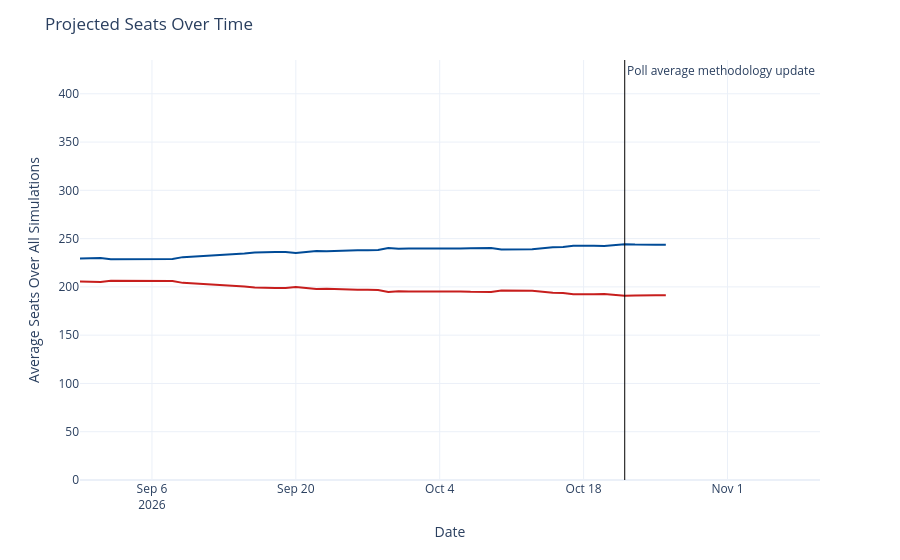

Write notebook code for a chart like this one.
### Code cell
seats_over_time = output_ts[(output_ts['geo'] == 'US House') &
                             (output_ts['type'] == 'seats')]
seats_over_time['rep_seats'] = seats_over_time['y'].map(lambda x: 435 - x)
seats_over_time = seats_over_time.rename({'y': 'Democrats', 'rep_seats': 'Republicans'}, axis=1)
seats_time_ser = px.line(seats_over_time, x='date', y=['Democrats', 'Republicans'], template='plotly_white',
                        color_discrete_map={'Democrats': '#004b97', 'Republicans': '#c71e1d'},)
seats_time_ser.update_traces(hovertemplate="%{y:.1f}")
seats_time_ser.update_layout(
    xaxis=dict(range=[pd.to_datetime('2026-08-30'), pd.to_datetime('2026-11-10')]),
    yaxis=dict(range=[0, 435]),
    xaxis_title='Date',
    yaxis_title='Average Seats Over All Simulations',
    title=dict(text="Projected Seats Over Time"),
    hovermode="x",
    showlegend=False
)
seats_time_ser.add_vline(x=pd.to_datetime('2026-10-22').timestamp() * 1000, line_width=1, line_color='black',
                          annotation_text='Poll average methodology update', annotation_position='top right')
seats_time_ser

### Figure 1 — Plotly figure (JSON) as saved in the notebook; plotly's stock layout.template omitted (floating-point values rounded to 4 significant figures)
{"data": [{"hovertemplate": "%{y:.1f}", "legendgroup": "Democrats", "line": {"color": "#004b97", "dash": "solid"}, "marker": {"symbol": "circle"}, "mode": "lines", "name": "Democrats", "orientation": "v", "showlegend": true, "type": "scatter", "x": ["2026-08-30", "2026-08-31", "2026-09-01", "2026-09-02", "2026-09-03", "2026-09-04", "2026-09-05", "2026-09-06", "2026-09-07", "2026-09-08", "2026-09-09", "2026-09-14", "2026-09-15", "2026-09-16", "2026-09-17", "2026-09-18", "2026-09-19", "2026-09-20", "2026-09-21", "2026-09-22", "2026-09-23", "2026-09-24", "2026-09-25", "2026-09-26", "2026-09-27", "2026-09-28", "2026-09-29", "2026-09-30", "2026-10-01", "2026-10-02", "2026-10-03", "2026-10-04", "2026-10-05", "2026-10-06", "2026-10-07", "2026-10-08", "2026-10-09", "2026-10-10", "2026-10-11", "2026-10-12", "2026-10-13", "2026-10-15", "2026-10-16", "2026-10-17", "2026-10-18", "2026-10-19", "2026-10-20", "2026-10-21", "2026-10-22", "2026-10-23", "2026-10-24", "2026-10-25", "2026-10-26"], "xaxis": "x", "y": [229.4, 230.0, 230.0, 228.5, 228.5, 228.7, 228.7, 228.9, 228.8, 228.9, 230.8, 233.6, 234.7, 235.7, 236.2, 236.1, 236.0, 235.0, 236.2, 237.2, 236.9, 237.4, 237.9, 237.9, 237.9, 238.2, 240.4, 239.5, 239.7, 239.6, 239.5, 239.7, 239.8, 239.7, 240.1, 240.1, 240.2, 238.8, 238.7, 238.7, 238.9, 240.9, 241.3, 242.6, 242.9, 242.5, 242.4, 243.5, 244.2, 243.8, 244.0, 243.7, 243.6], "yaxis": "y"}, {"hovertemplate": "%{y:.1f}", "legendgroup": "Republicans", "line": {"color": "#c71e1d", "dash": "solid"}, "marker": {"symbol": "circle"}, "mode": "lines", "name": "Republicans", "orientation": "v", "showlegend": true, "type": "scatter", "x": ["2026-08-30", "2026-08-31", "2026-09-01", "2026-09-02", "2026-09-03", "2026-09-04", "2026-09-05", "2026-09-06", "2026-09-07", "2026-09-08", "2026-09-09", "2026-09-14", "2026-09-15", "2026-09-16", "2026-09-17", "2026-09-18", "2026-09-19", "2026-09-20", "2026-09-21", "2026-09-22", "2026-09-23", "2026-09-24", "2026-09-25", "2026-09-26", "2026-09-27", "2026-09-28", "2026-09-29", "2026-09-30", "2026-10-01", "2026-10-02", "2026-10-03", "2026-10-04", "2026-10-05", "2026-10-06", "2026-10-07", "2026-10-08", "2026-10-09", "2026-10-10", "2026-10-11", "2026-10-12", "2026-10-13", "2026-10-15", "2026-10-16", "2026-10-17", "2026-10-18", "2026-10-19", "2026-10-20", "2026-10-21", "2026-10-22", "2026-10-23", "2026-10-24", "2026-10-25", "2026-10-26"], "xaxis": "x", "y": [205.6, 205.0, 205.0, 206.5, 206.5, 206.3, 206.3, 206.1, 206.2, 206.1, 204.2, 201.4, 200.3, 199.3, 198.8, 198.9, 199.0, 200.0, 198.8, 197.8, 198.1, 197.6, 197.1, 197.1, 197.1, 196.8, 194.6, 195.5, 195.3, 195.4, 195.5, 195.3, 195.2, 195.3, 194.9, 194.9, 194.8, 196.2, 196.3, 196.3, 196.1, 194.1, 193.7, 192.4, 192.1, 192.5, 192.6, 191.5, 190.8, 191.2, 191.0, 191.3, 191.4], "yaxis": "y"}], "layout": {"annotations": [{"showarrow": false, "text": "Poll average methodology update", "x": 1792627200000, "xanchor": "left", "xref": "x", "y": 1, "yanchor": "top", "yref": "y domain"}], "hovermode": "x", "legend": {"title": {"text": "variable"}, "tracegroupgap": 0}, "margin": {"t": 60}, "shapes": [{"line": {"color": "black", "width": 1}, "type": "line", "x0": 1792627200000, "x1": 1792627200000, "xref": "x", "y0": 0, "y1": 1, "yref": "y domain"}], "showlegend": false, "title": {"text": "Projected Seats Over Time"}, "xaxis": {"anchor": "y", "domain": [0, 1], "range": ["2026-08-30T00:00:00", "2026-11-10T00:00:00"], "title": {"text": "Date"}}, "yaxis": {"anchor": "x", "domain": [0, 1], "range": [0, 435], "title": {"text": "Average Seats Over All Simulations"}}}}
